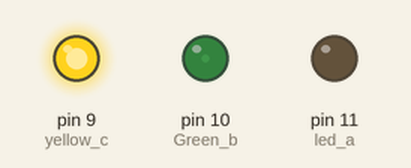
The sketch below on a simulated Arduino Uno, built with avr-gcc and run on an emulated ATmega328P. On the bench: output pins drawn as LEDs (lit = HIGH).

Above: at 0.1 s.
Timing chart, 0 to 1.6 s (numbered marks = the images above):
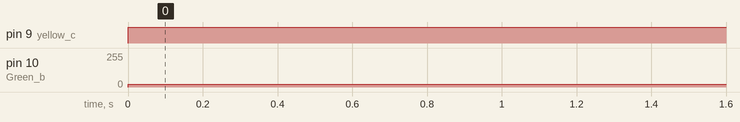

Measured:
- by itself, pin 9 (yellow_c): LOW → HIGH at 0.00 s
- by itself, pin 10 (Green_b): 0/255 → 20/255 at 0.00 s

The sketch:

step06.ino
```cpp
int led_a = 11;
int Green_b =10;
int yellow_c = 9;
 void setup() {
  pinMode(led_a, OUTPUT);  // LED 연결 핀 OUTPUT 모드 설정
  pinMode(Green_b, OUTPUT);
  pinMode(yellow_c, OUTPUT);
  digitalWrite(led_a, 0);
  digitalWrite(Green_b, 0);
  digitalWrite(yellow_c, 0);
}
 void loop() {
   analogWrite(led_a, 0);  // LED에 PWM 제어값(0~255) 출력
   analogWrite(Green_b, 20);
   analogWrite(yellow_c, 255);
}
//PWM 제어값을 조절해서 LED의 밝기를 조절했다
```
